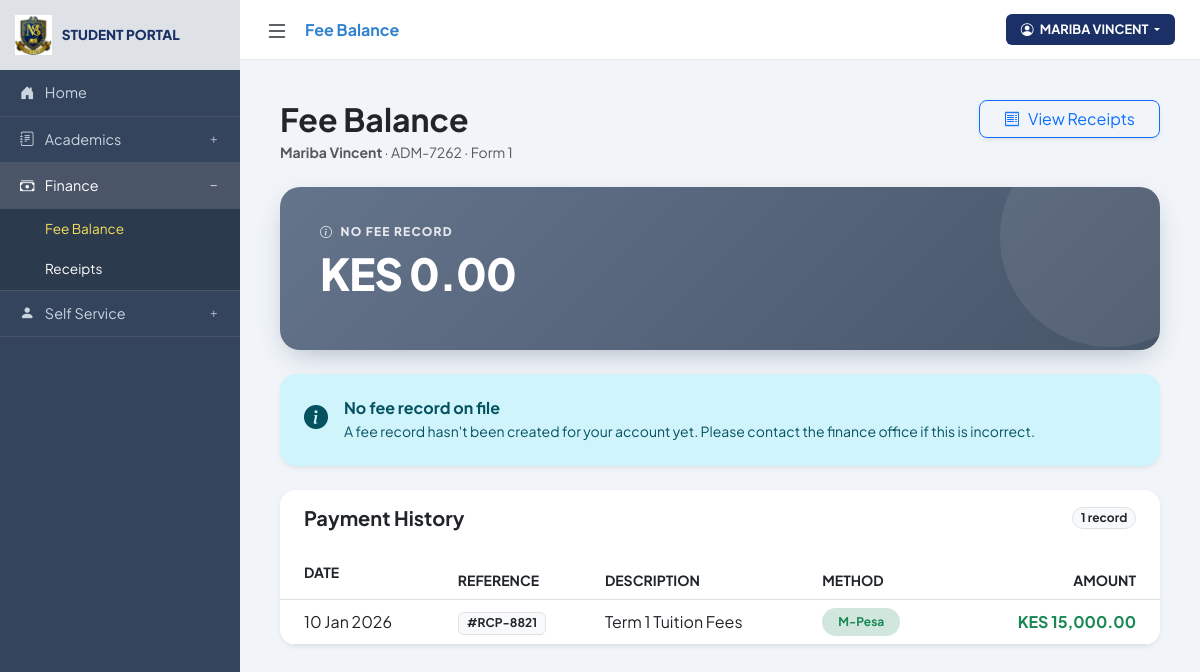
Page /student/fees.php (signed in) on the committed database.
### tables this page shows
CREATE TABLE `students` (
  `student_id` int NOT NULL,
  `user_id` int NOT NULL,
  `adm_no` varchar(20) DEFAULT NULL,
  `full_name` varchar(100) NOT NULL,
  `gender` enum('Male','Female','Other') DEFAULT NULL,
  `form` varchar(20) DEFAULT NULL,
  `email` varchar(100) DEFAULT NULL,
  `dob` date DEFAULT NULL,
  `address` varchar(255) DEFAULT NULL,
  `password` varchar(255) DEFAULT NULL,
  `parent_name` varchar(100) DEFAULT NULL,
  `parent_contact` varchar(20) DEFAULT NULL,
  `status` enum('Active','Suspended','Graduated') DEFAULT 'Active',
  `created_at` timestamp NULL DEFAULT CURRENT_TIMESTAMP
);

CREATE TABLE `payments` (
  `payment_id` int NOT NULL,
  `student_id` int NOT NULL,
  `amount` decimal(10,2) NOT NULL,
  `payment_date` date NOT NULL,
  `method` enum('Cash','M-Pesa','Bank','Cheque','Card') DEFAULT 'Cash',
  `reference` varchar(100) DEFAULT NULL,
  `recorded_by` int DEFAULT NULL,
  `notes` text,
  `created_at` timestamp NULL DEFAULT CURRENT_TIMESTAMP
);

### student/fees.php (the view, shortened to what this page needs)
<?php
include('../database/db_connect.php');
$adm_no = $_SESSION['adm_no'];
$stmt = $conn->prepare("SELECT student_id, adm_no, full_name, form FROM students WHERE adm_no = ? LIMIT 1");
$stmt->bind_param("s", $adm_no);
$stmt->execute();
$student = $stmt->get_result()->fetch_assoc();
$student_id = (int) $student['student_id'];
$fee_stmt = $conn->prepare("SELECT * FROM fees WHERE student_id = ? LIMIT 1");
$fee_stmt->bind_param("i", $student_id);
$fee_stmt->execute();
$fees = $fee_stmt->get_result()->fetch_assoc();
$total_fees  = (float) ($fees['amount_total'] ?? 0);
$amount_paid = (float) ($fees['amount_paid']  ?? 0);
$balance     = $total_fees - $amount_paid;
$paid_pct    = $total_fees > 0 ? round(($amount_paid / $total_fees) * 100) : 0;
$is_paid_off     = ($balance <= 0 && $total_fees > 0);
$is_fully_unpaid = ($amount_paid <= 0 && $total_fees > 0);
$has_no_record   = ($total_fees <= 0);
$payments = [];
$p_stmt = $conn->prepare("
    SELECT payment_id, amount, payment_date, method, reference, notes
    FROM payments
    WHERE student_id = ?
    ORDER BY payment_date DESC, payment_id DESC
");
if ($p_stmt) {
    $p_stmt->bind_param("i", $student_id);
    $p_stmt->execute();
    $p_res = $p_stmt->get_result();
    while ($row = $p_res->fetch_assoc()) $payments[] = $row;
}
$student_display_name = $student['full_name'] ?? 'Student';
?>
<!DOCTYPE html>
<html lang="en">
<head>
    <link href="https://cdn.jsdelivr.net/npm/bootstrap@5.3.0/dist/css/bootstrap.min.css" rel="stylesheet">
    <link rel="stylesheet" href="https://cdn.jsdelivr.net/npm/bootstrap-icons@1.11.0/font/bootstrap-icons.css">
</head>
<body>
<?php include('includes/sidebar.php'); ?>
<?php include('includes/topbar.php'); ?>
<main class="main-content">
    <div class="d-flex justify-content-between align-items-start mb-4 flex-wrap gap-3">
        <div>
            <h2 class="fw-bold mb-1">Fee Balance</h2>
            <p class="text-muted small mb-0">
                <strong><?php echo htmlspecialchars($student_display_name); ?></strong>
                &middot; <?php echo htmlspecialchars($student['adm_no'] ?? ''); ?>
                <?php if (!empty($student['form'])): ?>
                    &middot; <?php echo htmlspecialchars($student['form']); ?>
                <?php endif; ?>
            </p>
        </div>
        <a href="receipts.php" class="btn btn-outline-primary rounded-3 px-4 shadow-sm">
            <i class="bi bi-receipt me-2"></i>View Receipts
        </a>
    </div>
    <div class="balance-hero <?php
        if ($has_no_record)       echo 'none';
        elseif ($is_paid_off)     echo 'paid';
        elseif ($is_fully_unpaid) echo 'owing';
        else                      echo 'partial';
    ?> mb-4">
        <div class="row align-items-center g-4 position-relative" style="z-index:2;">
            <div class="col-lg-7">
                <p class="label mb-2">
                    <?php if ($is_paid_off): ?>
                        <i class="bi bi-check-circle-fill me-1"></i> Account Fully Paid
                    <?php elseif ($has_no_record): ?>
                        <i class="bi bi-info-circle me-1"></i> No Fee Record
                    <?php else: ?>
                        <i class="bi bi-cash-stack me-1"></i> Outstanding Balance
                    <?php endif; ?>
                </p>
                <div class="amount mb-3">
                    KES <?php echo number_format(abs($balance), 2); ?>
                </div>
            </div>
        </div>
    </div>
    <?php if (!$has_no_record): ?>
        <div class="card border-0 shadow-sm rounded-4 p-4 mb-4">
            <div class="d-flex justify-content-between align-items-center mb-3">
                <span class="fw-bold small text-muted text-uppercase">Payment Progress</span>
                <span class="fw-bold"><?php echo $paid_pct; ?>%</span>
            </div>
            <div class="progress">
                <div class="progress-bar <?php echo $paid_pct >= 100 ? 'bg-success' : ($paid_pct >= 50 ? 'bg-primary' : 'bg-warning'); ?>"
                     role="progressbar"
                     style="width: <?php echo min(100, $paid_pct); ?>%"
                     aria-valuenow="<?php echo $paid_pct; ?>"
                     aria-valuemin="0"
                     aria-valuemax="100">
                </div>
            </div>
            <div class="d-flex justify-content-between mt-2">
                <small class="text-muted">KES <?php echo number_format($amount_paid, 2); ?> paid</small>
                <small class="text-muted">KES <?php echo number_format($total_fees, 2); ?> total</small>
            </div>
        </div>
    <?php else: ?>
        <div class="alert alert-info border-0 shadow-sm rounded-4 p-4 mb-4">
            <div class="d-flex align-items-start gap-3">
                <i class="bi bi-info-circle-fill fs-4"></i>
                <div>
                    <h6 class="fw-bold mb-1">No fee record on file</h6>
                    <p class="mb-0 small">
                        A fee record hasn't been created for your account yet.
                        Please contact the finance office if this is incorrect.
                    </p>
                </div>
            </div>
        </div>
    <?php endif; ?>
    <div class="card border-0 shadow-sm rounded-4 overflow-hidden">
        <div class="card-header bg-white py-3 px-4 border-0 d-flex justify-content-between align-items-center">
            <h5 class="mb-0 fw-bold">Payment History</h5>
            <span class="badge rounded-pill bg-light text-dark border">
                <?php echo count($payments); ?> record<?php echo count($payments) === 1 ? '' : 's'; ?>
            </span>
        </div>
        <?php if (empty($payments)): ?>
            <div class="p-5 text-center">
                <i class="bi bi-receipt fs-1 text-muted d-block mb-3"></i>
                <p class="text-muted mb-0">No payment records yet.</p>
                <small class="text-muted">Once payments are recorded, they'll appear here.</small>
            </div>
        <?php else: ?>
            <div class="table-responsive">
                <table class="table table-hover align-middle mb-0">
                    <thead class="bg-light">
                        <tr class="small fw-bold text-muted text-uppercase">
                            <th class="ps-4 py-3">Date</th>
                            <th>Reference</th>
                            <th>Description</th>
                            <th>Method</th>
                            <th class="text-end pe-4">Amount</th>
                        </tr>
                    </thead>
                    <tbody>
                        <?php foreach ($payments as $p): ?>
                            <tr>
                                <td class="ps-4">
                                    <?php echo !empty($p['payment_date']) ? htmlspecialchars(date('d M Y', strtotime($p['payment_date']))) : '—'; ?>
                                </td>
                                <td>
                                    <?php if (!empty($p['reference'])): ?>
                                        <span class="badge bg-light text-dark border">#<?php echo htmlspecialchars($p['reference']); ?></span>
                                    <?php else: ?>
                                        <span class="text-muted small">—</span>
                                    <?php endif; ?>
                                </td>
                                <td><?php echo htmlspecialchars($p['notes'] ?: 'Fee payment'); ?></td>
                                <td>
                                    <span class="badge rounded-pill
                                        <?php
                                            $m = strtolower($p['method'] ?? 'cash');
                                            echo match(true) {
                                                str_contains($m, 'mpesa') || str_contains($m, 'm-pesa') => 'bg-success-subtle text-success',
                                                $m === 'cash'                                        => 'bg-primary-subtle text-primary',
                                                str_contains($m, 'bank')                             => 'bg-info-subtle text-info',
                                                default                                              => 'bg-secondary-subtle text-secondary',
                                            };
                                        ?> px-3 py-2">
                                        <?php echo htmlspecialchars($p['method'] ?: 'Cash'); ?>
                                    </span>
                                </td>
                                <td class="text-end pe-4 fw-bold text-success">
                                    KES <?php echo number_format((float)$p['amount'], 2); ?>
                                </td>
                            </tr>
                        <?php endforeach; ?>
                    </tbody>
                </table>
            </div>
        <?php endif; ?>
    </div>
</main>
</body>
</html>

### student/fees.php (style rules this page uses)
:root { --sidebar-bg: #34445c; --submenu-bg: #2c3a4d; --primary-blue: #1a3066; --sidebar-width: 240px; }
body { font-family: 'Plus Jakarta Sans', sans-serif; background-color: #f1f5f9; margin:0; overflow-x: hidden; transition: all 0.3s; }
.main-content { margin-left: var(--sidebar-width); padding: 40px; transition: all 0.3s ease; }
.balance-hero { border-radius: 20px; padding: 36px 40px; color: white; position: relative; overflow: hidden; box-shadow: 0 10px 30px -10px rgba(15,39,68,0.35); }
.balance-hero.none { background: linear-gradient(135deg, #64748b 0%, #475569 100%); }
.balance-hero::after { content: ''; position: absolute; right: -60px; top: -60px; width: 220px; height: 220px; border-radius: 50%; background: rgba(255,255,255,0.08); }
.balance-hero .amount { font-size: 2.75rem; font-weight: 800; letter-spacing: -0.02em; line-height: 1.1; }
.balance-hero .label { font-size: 0.75rem; font-weight: 800; text-transform: uppercase; letter-spacing: 0.1em; opacity: 0.85; }

### rows in the picture
students: adm_no "ADM-7262", form "Form 1"
payments: payment_date "10 Jan 2026", reference "RCP-8821", notes "Term 1 Tuition Fees", method "M-Pesa", amount "15,000.00"

### other values in the picture
$extra_label "Fee Balance"
$student_display_name "MARIBA VINCENT"
$student_display_name "Mariba Vincent"
abs($balance) "0.00"
count($payments) "1"
